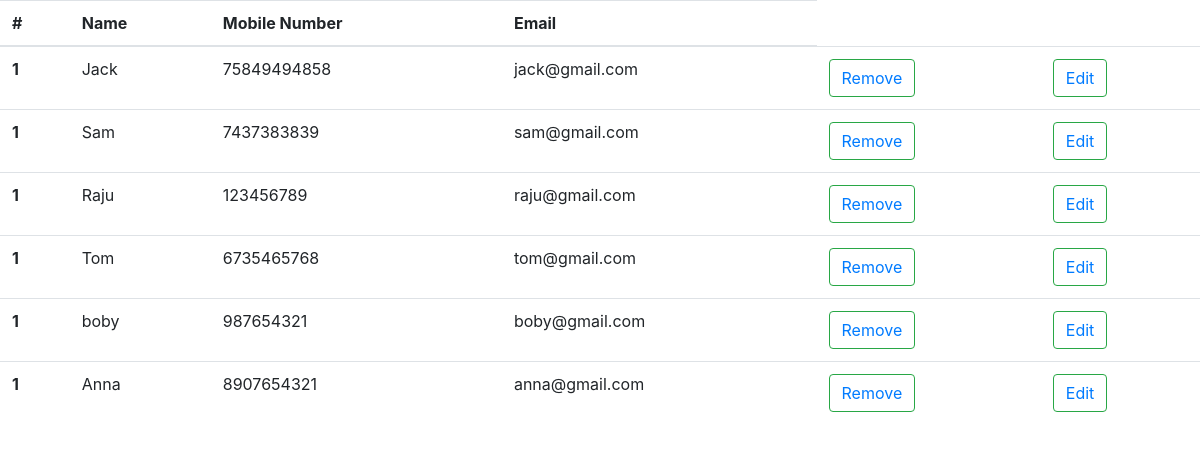
Screenshot of /admin1/userview with the database file from the repository.
### main/models.py (models this page shows, shortened)
class reg_tbl(models.Model):
    fnm=models.CharField(max_length=25)
    mob=models.IntegerField()
    eml=models.EmailField()
    psw=models.CharField(max_length=25)

### admin1/views.py (the view)
# urls.py: path('userview', userview,name='userview'),
def userview(request):
    obj=reg_tbl.objects.all()
    return render(request,'userview.html',{'data':obj})

### templates/userview.html (shortened to what this page needs)
<link rel="stylesheet" href="https://cdn.jsdelivr.net/npm/bootstrap@4.0.0/dist/css/bootstrap.min.css">
<table class="table table-hover">
    <thead>
      <tr>
        <th scope="col">#</th>
        <th scope="col">Name</th>
        <th scope="col">Mobile Number</th>
        <th scope="col">Email</th>
      </tr>
    </thead>
    <tbody>
        {% for m in data %}
      <tr>
        <th scope="row">1</th>
        <td>{{m.fnm}}</td>
        <td>{{m.mob}}</td>
        <td>{{m.eml}}</td>
        <td><button class="btn btn-outline-success my-2 my-sm-0" type="submit"><a href="/admin1/deleteuser?idn={{m.id}}">Remove</a></button></td>
        <td><button class="btn btn-outline-success my-2 my-sm-0" type="submit"><a href="/admin1/edituser?idn={{m.id}}">Edit</a></button></td>
      </tr>
      {% endfor %}
    </tbody>
  </table>

### rows the page displays
reg_tbl: fnm "Jack", mob "75849494858", eml "jack@gmail.com"
reg_tbl: fnm "Sam", mob "7437383839", eml "sam@gmail.com"
reg_tbl: fnm "Raju", mob "123456789", eml "raju@gmail.com"
reg_tbl: fnm "Tom", mob "6735465768", eml "tom@gmail.com"
reg_tbl: fnm "boby", mob "987654321", eml "boby@gmail.com"
reg_tbl: fnm "Anna", mob "8907654321", eml "anna@gmail.com"
